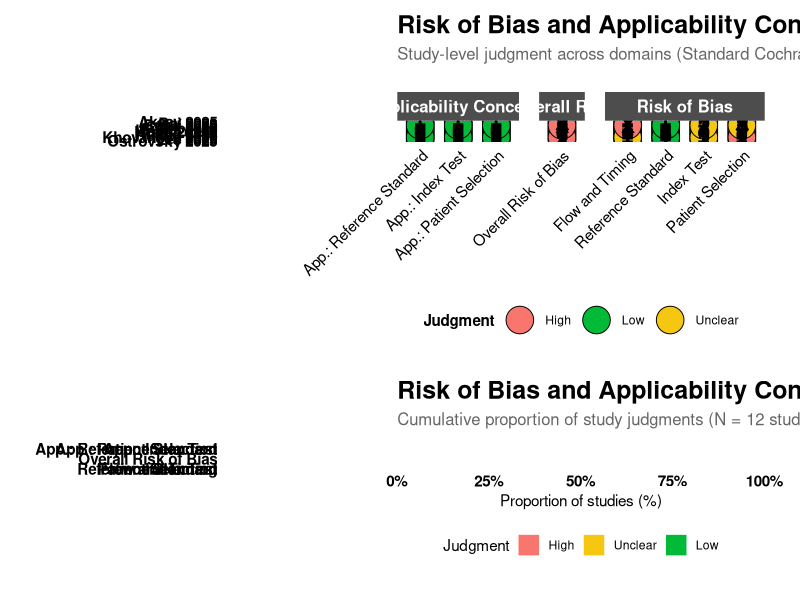
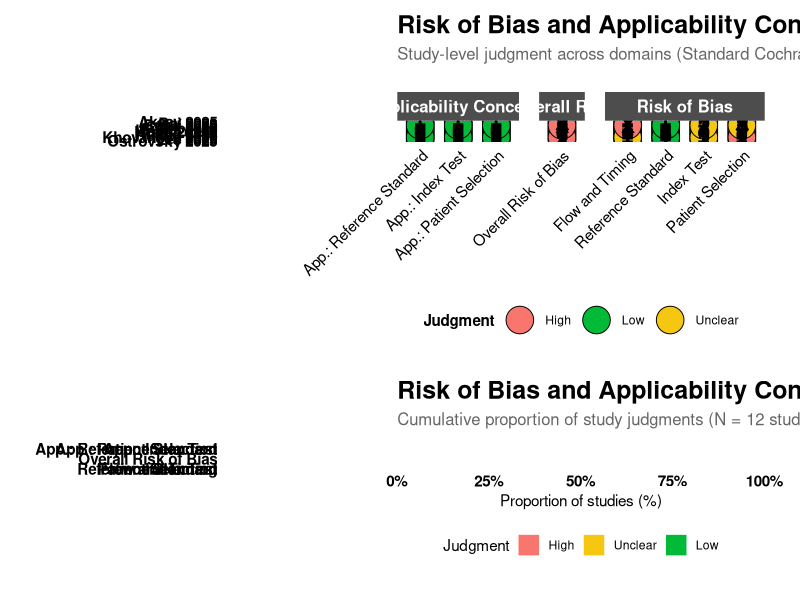

Here is the R script that generated these plots, in order:
# =============================================================================
# QUADAS2_PLOTS_EN.R — English Version for Elsevier Submission
# Combines Cochrane Methodological Rigor with English Labeling
# =============================================================================

if (dir.exists(".r_lib")) .libPaths(c(".r_lib", .libPaths()))
options(repos = c(CRAN = "https://cran.rstudio.com/"))
required_packages <- c("ggplot2", "dplyr", "tidyr", "forcats", "scales", "patchwork")
for (pkg in required_packages) {
  if (!require(pkg, character.only = TRUE)) install.packages(pkg, lib = ".r_lib")
}

library(ggplot2)
library(dplyr)
library(tidyr)
library(forcats)
library(scales)
library(patchwork)

cat("Generating English QUADAS-2 Plots for Elsevier Submission...\n")

# 1. Load Data
master <- read.csv("data/master_audit.csv", stringsAsFactors = FALSE, na.strings = "NA")

# 2. English Translation Function
translate_en <- function(x) {
  x <- trimws(toupper(as.character(x)))
  dplyr::case_when(
    x %in% c("BAIXO", "BAIXA", "LOW")         ~ "Low",
    x %in% c("ALTO",  "ALTA",  "HIGH")        ~ "High",
    TRUE                                       ~ "Unclear"
  )
}

labels_bias <- c(
  "q1_selection" = "Patient Selection",
  "q2_index"     = "Index Test",
  "q3_reference" = "Reference Standard",
  "q4_flow"      = "Flow and Timing"
)
labels_app <- c(
  "a1_selection" = "App.: Patient Selection",
  "a2_index"     = "App.: Index Test",
  "a3_reference" = "App.: Reference Standard"
)

# 3. Data Wrangling
data_long <- master %>%
  mutate(across(all_of(c(names(labels_bias), names(labels_app))), translate_en)) %>%
  mutate(overall = case_when(
    q1_selection == "High" | q2_index == "High" | q3_reference == "High" | q4_flow == "High" ~ "High",
    q1_selection == "Unclear" | q2_index == "Unclear" | q3_reference == "Unclear" | q4_flow == "Unclear" ~ "Unclear",
    TRUE ~ "Low"
  )) %>%
  pivot_longer(cols = c(all_of(names(labels_bias)), all_of(names(labels_app)), overall), 
               names_to = "domain_id", values_to = "judgment") %>%
  mutate(
    domain_label = case_when(
      domain_id %in% names(labels_bias) ~ labels_bias[domain_id],
      domain_id %in% names(labels_app) ~ labels_app[domain_id],
      domain_id == "overall" ~ "Overall Risk of Bias"
    ),
    type = case_when(
      domain_id %in% names(labels_bias) ~ "Risk of Bias",
      domain_id %in% names(labels_app) ~ "Applicability Concerns",
      domain_id == "overall" ~ "Overall Risk"
    ),
    domain_label = factor(domain_label, levels = c(rev(labels_bias), "Overall Risk of Bias", rev(labels_app))),
    authors_year = as.character(authors),
    authors_year = fct_rev(factor(authors_year))
  )

# Cochrane Colors
colors_quadas <- c("Low" = "#00BA38", "High" = "#F8766D", "Unclear" = "#F5C710")

# 4. Traffic Light Plot
cat("  - Creating Traffic Light Plot...\n")
p_tl <- ggplot(data_long, aes(x = domain_label, y = authors_year)) +
  geom_tile(color = "white", fill = "white") +
  geom_point(aes(fill = judgment), size = 9, shape = 21, color = "black", stroke = 0.5) +
  geom_text(aes(label = case_when(
    judgment == "Low" ~ "+",
    judgment == "High" ~ "X",
    judgment == "Unclear" ~ "?"
  )), fontface = "bold", size = 5.5) +
  facet_grid(.~type, scales = "free_x", space = "free_x") +
  scale_fill_manual(values = colors_quadas) +
  labs(title = "Risk of Bias and Applicability Concerns (QUADAS-2)",
       subtitle = "Study-level judgment across domains (Standard Cochrane Colors)",
       x = NULL, y = NULL, fill = "Judgment") +
  theme_minimal() +
  theme(
    plot.title = element_text(face = "bold", size = 18, hjust = 0),
    plot.subtitle = element_text(size = 12, color = "grey40", margin = margin(b=20)),
    strip.text = element_text(face = "bold", size = 12, color = "white"),
    strip.background = element_rect(fill = "grey30", color = NA),
    axis.text.x = element_text(angle = 45, hjust = 1, size = 11, color = "black"),
    axis.text.y = element_text(face = "bold", size = 11, color = "black"),
    panel.spacing = unit(1, "lines"),
    legend.position = "bottom",
    legend.title = element_text(face = "bold"),
    panel.grid = element_blank()
  )

# 5. Summary Plot
cat("  - Creating Summary Plot...\n")
data_summary <- data_long %>%
  group_by(domain_label, judgment, type) %>%
  summarise(count = n(), .groups = "drop") %>%
  group_by(domain_label) %>%
  mutate(percent = count / sum(count)) %>%
  mutate(judgment = factor(judgment, levels = c("High", "Unclear", "Low")))

p_sum <- ggplot(data_summary, aes(x = domain_label, y = percent, fill = judgment)) +
  geom_bar(stat = "identity", width = 0.75, color = "white", linewidth = 0.5) +
  geom_text(aes(label = ifelse(percent > 0.04, scales::percent(percent, accuracy = 1), "")), 
            position = position_stack(vjust = 0.5), size = 4, fontface = "bold", color = "black") +
  facet_grid(type ~ ., scales = "free_y", space = "free_y", switch = "y") + 
  scale_fill_manual(values = colors_quadas) +
  scale_y_continuous(labels = scales::percent_format(), expand = c(0,0)) +
  coord_flip() +
  labs(title = "Risk of Bias and Applicability Concerns Summary",
       subtitle = paste0("Cumulative proportion of study judgments (N = ", nrow(master), " studies)"),
       x = NULL, y = "Proportion of studies (%)", fill = "Judgment") +
  theme_minimal() +
  theme(
    plot.title = element_text(face = "bold", size = 18, hjust = 0),
    plot.subtitle = element_text(size = 12, color = "grey40", margin = margin(b=15)),
    strip.text.y.left = element_text(face = "bold", size = 11, color = "white", angle = 0),
    strip.background = element_rect(fill = "grey30", color = NA),
    axis.text = element_text(size = 11, color = "black", face = "bold"),
    panel.spacing = unit(0.5, "lines"),
    legend.position = "bottom",
    panel.grid.minor = element_blank(),
    plot.margin = margin(20, 20, 20, 20)
  )

p_fig2 <- (p_tl / p_sum) + plot_layout(heights = c(1.2, 1))

targets <- c(
  "outputs/submission/figures/Figure_2_QUADAS2.png",
  "manuscript_elsevier/figures/Figure_2_QUADAS2.png"
)

for (tg in targets) {
  dir.create(dirname(tg), showWarnings = FALSE, recursive = TRUE)
  ggsave(tg, p_fig2, width = 14, height = 15, dpi = 300, bg = "white")
  cat(paste0("[OK] Saved English QUADAS-2 to ", tg, "\n"))
}
